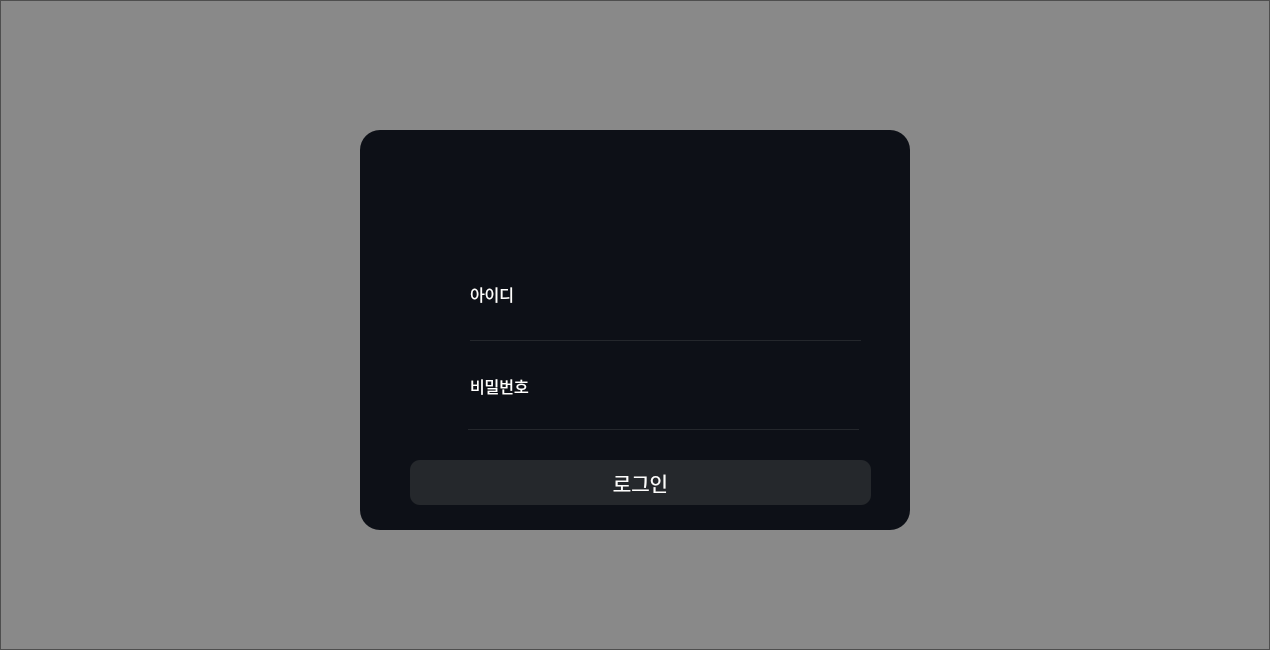
<?xml version="1.0" encoding="UTF-8"?>
<ui version="4.0">
 <class>Dialog</class>
 <widget class="QDialog" name="Dialog">
  <property name="geometry">
   <rect>
    <x>0</x>
    <y>0</y>
    <width>1270</width>
    <height>650</height>
   </rect>
  </property>
  <property name="sizePolicy">
   <sizepolicy hsizetype="Fixed" vsizetype="Fixed">
    <horstretch>0</horstretch>
    <verstretch>0</verstretch>
   </sizepolicy>
  </property>
  <property name="minimumSize">
   <size>
    <width>1270</width>
    <height>650</height>
   </size>
  </property>
  <property name="maximumSize">
   <size>
    <width>1270</width>
    <height>650</height>
   </size>
  </property>
  <property name="windowTitle">
   <string>login</string>
  </property>
  <property name="windowIcon">
   <iconset resource="ms_ai_img.qrc">
    <normaloff>:/newPrefix/images/icon2.png</normaloff>:/newPrefix/images/icon2.png</iconset>
  </property>
  <widget class="QLabel" name="background">
   <property name="enabled">
    <bool>true</bool>
   </property>
   <property name="geometry">
    <rect>
     <x>0</x>
     <y>0</y>
     <width>1920</width>
     <height>1080</height>
    </rect>
   </property>
   <property name="text">
    <string/>
   </property>
   <property name="pixmap">
    <pixmap resource="ms_ai_img.qrc">:/newPrefix/images/main_bg2.jpg</pixmap>
   </property>
   <property name="alignment">
    <set>Qt::AlignmentFlag::AlignJustify|Qt::AlignmentFlag::AlignVCenter</set>
   </property>
   <property name="wordWrap">
    <bool>false</bool>
   </property>
  </widget>
  <widget class="QFrame" name="frame">
   <property name="geometry">
    <rect>
     <x>0</x>
     <y>0</y>
     <width>1270</width>
     <height>650</height>
    </rect>
   </property>
   <property name="sizePolicy">
    <sizepolicy hsizetype="Fixed" vsizetype="Fixed">
     <horstretch>0</horstretch>
     <verstretch>0</verstretch>
    </sizepolicy>
   </property>
   <property name="minimumSize">
    <size>
     <width>0</width>
     <height>0</height>
    </size>
   </property>
   <property name="maximumSize">
    <size>
     <width>1270</width>
     <height>650</height>
    </size>
   </property>
   <property name="styleSheet">
    <string notr="true">background-color: rgba(0, 0, 0, 109);</string>
   </property>
   <property name="frameShape">
    <enum>QFrame::Shape::StyledPanel</enum>
   </property>
   <property name="frameShadow">
    <enum>QFrame::Shadow::Raised</enum>
   </property>
   <widget class="QFrame" name="login_frame">
    <property name="geometry">
     <rect>
      <x>360</x>
      <y>130</y>
      <width>550</width>
      <height>400</height>
     </rect>
    </property>
    <property name="sizePolicy">
     <sizepolicy hsizetype="Expanding" vsizetype="Expanding">
      <horstretch>5</horstretch>
      <verstretch>5</verstretch>
     </sizepolicy>
    </property>
    <property name="minimumSize">
     <size>
      <width>550</width>
      <height>400</height>
     </size>
    </property>
    <property name="maximumSize">
     <size>
      <width>550</width>
      <height>400</height>
     </size>
    </property>
    <property name="styleSheet">
     <string notr="true">background-color: rgb(13, 16, 23);
border-radius: 20px</string>
    </property>
    <property name="frameShape">
     <enum>QFrame::Shape::StyledPanel</enum>
    </property>
    <property name="frameShadow">
     <enum>QFrame::Shadow::Raised</enum>
    </property>
    <widget class="QLabel" name="id_icon">
     <property name="geometry">
      <rect>
       <x>110</x>
       <y>170</y>
       <width>31</width>
       <height>31</height>
      </rect>
     </property>
     <property name="styleSheet">
      <string notr="true">background-color: rgba(0, 0, 0, 0);</string>
     </property>
     <property name="text">
      <string/>
     </property>
     <property name="pixmap">
      <pixmap>../../../../../home/microsystems-yang/.designer/MS-AI/FRONT/HTML/images/id.svg</pixmap>
     </property>
     <property name="scaledContents">
      <bool>true</bool>
     </property>
    </widget>
    <widget class="QLineEdit" name="id_input">
     <property name="geometry">
      <rect>
       <x>110</x>
       <y>180</y>
       <width>380</width>
       <height>25</height>
      </rect>
     </property>
     <property name="styleSheet">
      <string notr="true">font-size:11pt;
color: rgb(255, 255, 255);</string>
     </property>
     <property name="text">
      <string/>
     </property>
    </widget>
    <widget class="QLabel" name="pw_icon">
     <property name="geometry">
      <rect>
       <x>110</x>
       <y>260</y>
       <width>31</width>
       <height>31</height>
      </rect>
     </property>
     <property name="styleSheet">
      <string notr="true">background-color: rgba(0, 0, 0, 0);</string>
     </property>
     <property name="text">
      <string/>
     </property>
     <property name="pixmap">
      <pixmap>../../../../../home/microsystems-yang/.designer/MS-AI/FRONT/HTML/images/PW00.svg</pixmap>
     </property>
     <property name="scaledContents">
      <bool>true</bool>
     </property>
    </widget>
    <widget class="QLineEdit" name="pw_input">
     <property name="geometry">
      <rect>
       <x>110</x>
       <y>270</y>
       <width>380</width>
       <height>25</height>
      </rect>
     </property>
     <property name="styleSheet">
      <string notr="true">font-size:14pt;
color: rgb(255, 255, 255);</string>
     </property>
     <property name="text">
      <string/>
     </property>
     <property name="echoMode">
      <enum>QLineEdit::EchoMode::Password</enum>
     </property>
     <property name="cursorPosition">
      <number>0</number>
     </property>
    </widget>
    <widget class="QPushButton" name="login_bn">
     <property name="geometry">
      <rect>
       <x>50</x>
       <y>330</y>
       <width>461</width>
       <height>45</height>
      </rect>
     </property>
     <property name="sizePolicy">
      <sizepolicy hsizetype="Expanding" vsizetype="Expanding">
       <horstretch>1</horstretch>
       <verstretch>1</verstretch>
      </sizepolicy>
     </property>
     <property name="font">
      <font>
       <pointsize>15</pointsize>
       <bold>false</bold>
      </font>
     </property>
     <property name="styleSheet">
      <string notr="true">background-color: rgb(37, 40, 44);
border-radius: 10px;
color: rgb(252, 252, 252);</string>
     </property>
     <property name="text">
      <string>로그인</string>
     </property>
    </widget>
    <widget class="Line" name="id_line">
     <property name="geometry">
      <rect>
       <x>110</x>
       <y>210</y>
       <width>391</width>
       <height>1</height>
      </rect>
     </property>
     <property name="font">
      <font>
       <pointsize>5</pointsize>
       <strikeout>false</strikeout>
      </font>
     </property>
     <property name="contextMenuPolicy">
      <enum>Qt::ContextMenuPolicy::NoContextMenu</enum>
     </property>
     <property name="autoFillBackground">
      <bool>false</bool>
     </property>
     <property name="styleSheet">
      <string notr="true">background-color: rgb(36, 39, 44)</string>
     </property>
     <property name="orientation">
      <enum>Qt::Orientation::Horizontal</enum>
     </property>
    </widget>
    <widget class="Line" name="pw_line">
     <property name="geometry">
      <rect>
       <x>108</x>
       <y>299</y>
       <width>391</width>
       <height>1</height>
      </rect>
     </property>
     <property name="font">
      <font>
       <pointsize>5</pointsize>
       <strikeout>false</strikeout>
      </font>
     </property>
     <property name="contextMenuPolicy">
      <enum>Qt::ContextMenuPolicy::NoContextMenu</enum>
     </property>
     <property name="autoFillBackground">
      <bool>false</bool>
     </property>
     <property name="styleSheet">
      <string notr="true">background-color: rgb(36, 39, 44)</string>
     </property>
     <property name="orientation">
      <enum>Qt::Orientation::Horizontal</enum>
     </property>
    </widget>
    <widget class="QLabel" name="logo">
     <property name="geometry">
      <rect>
       <x>160</x>
       <y>40</y>
       <width>251</width>
       <height>41</height>
      </rect>
     </property>
     <property name="sizePolicy">
      <sizepolicy hsizetype="Expanding" vsizetype="Expanding">
       <horstretch>0</horstretch>
       <verstretch>0</verstretch>
      </sizepolicy>
     </property>
     <property name="text">
      <string/>
     </property>
     <property name="pixmap">
      <pixmap resource="ms_ai_img.qrc">:/newPrefix/images/logo.png</pixmap>
     </property>
     <property name="scaledContents">
      <bool>true</bool>
     </property>
    </widget>
    <widget class="QLabel" name="label">
     <property name="geometry">
      <rect>
       <x>110</x>
       <y>148</y>
       <width>91</width>
       <height>31</height>
      </rect>
     </property>
     <property name="font">
      <font>
       <pointsize>12</pointsize>
      </font>
     </property>
     <property name="styleSheet">
      <string notr="true">color: rgb(255, 255, 255);</string>
     </property>
     <property name="text">
      <string>아이디</string>
     </property>
    </widget>
    <widget class="QLabel" name="label_2">
     <property name="geometry">
      <rect>
       <x>110</x>
       <y>240</y>
       <width>91</width>
       <height>31</height>
      </rect>
     </property>
     <property name="font">
      <font>
       <pointsize>12</pointsize>
      </font>
     </property>
     <property name="styleSheet">
      <string notr="true">color: rgb(255, 255, 255);</string>
     </property>
     <property name="text">
      <string>비밀번호</string>
     </property>
    </widget>
    <zorder>id_icon</zorder>
    <zorder>id_input</zorder>
    <zorder>pw_input</zorder>
    <zorder>login_bn</zorder>
    <zorder>id_line</zorder>
    <zorder>pw_line</zorder>
    <zorder>pw_icon</zorder>
    <zorder>logo</zorder>
    <zorder>label</zorder>
    <zorder>label_2</zorder>
   </widget>
  </widget>
 </widget>
 <tabstops>
  <tabstop>id_input</tabstop>
  <tabstop>pw_input</tabstop>
  <tabstop>login_bn</tabstop>
 </tabstops>
 <resources>
  <include location="ms_ai_img.qrc"/>
 </resources>
 <connections/>
</ui>
